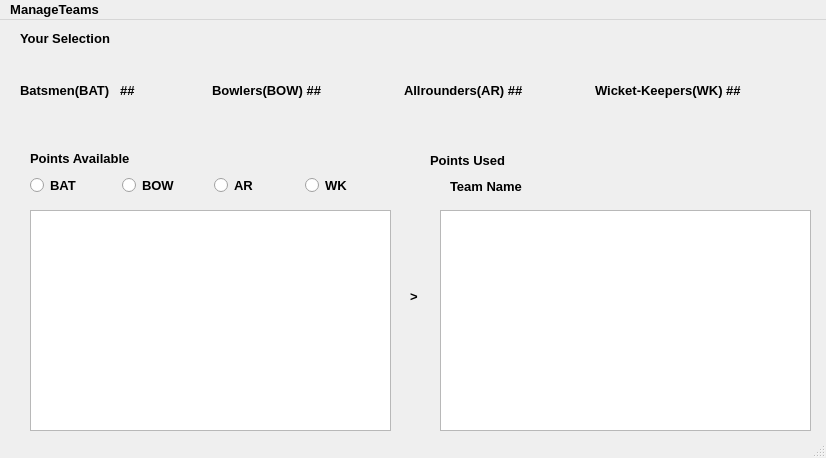
<?xml version="1.0" encoding="UTF-8"?>
<ui version="4.0">
 <class>MainWindow</class>
 <widget class="QMainWindow" name="MainWindow">
  <property name="geometry">
   <rect>
    <x>0</x>
    <y>0</y>
    <width>826</width>
    <height>458</height>
   </rect>
  </property>
  <property name="font">
   <font>
    <family>Arial</family>
    <pointsize>10</pointsize>
    <weight>75</weight>
    <bold>true</bold>
   </font>
  </property>
  <property name="windowTitle">
   <string>MainWindow</string>
  </property>
  <widget class="QWidget" name="centralwidget">
   <widget class="QWidget" name="horizontalLayoutWidget">
    <property name="geometry">
     <rect>
      <x>20</x>
      <y>30</y>
      <width>761</width>
      <height>80</height>
     </rect>
    </property>
    <layout class="QHBoxLayout" name="horizontalLayout">
     <item>
      <widget class="QLabel" name="label_2">
       <property name="font">
        <font>
         <family>Arial</family>
         <pointsize>10</pointsize>
         <weight>75</weight>
         <bold>true</bold>
        </font>
       </property>
       <property name="text">
        <string>Batsmen(BAT)   ##</string>
       </property>
      </widget>
     </item>
     <item>
      <widget class="QLabel" name="label_4">
       <property name="font">
        <font>
         <family>Arial</family>
         <pointsize>10</pointsize>
         <weight>75</weight>
         <bold>true</bold>
        </font>
       </property>
       <property name="text">
        <string>Bowlers(BOW) ##</string>
       </property>
      </widget>
     </item>
     <item>
      <widget class="QLabel" name="label_3">
       <property name="font">
        <font>
         <family>Arial</family>
         <pointsize>10</pointsize>
         <weight>75</weight>
         <bold>true</bold>
        </font>
       </property>
       <property name="text">
        <string>Allrounders(AR) ##</string>
       </property>
      </widget>
     </item>
     <item>
      <widget class="QLabel" name="label">
       <property name="font">
        <font>
         <family>Arial</family>
         <pointsize>10</pointsize>
         <weight>75</weight>
         <bold>true</bold>
        </font>
       </property>
       <property name="text">
        <string>Wicket-Keepers(WK) ##</string>
       </property>
      </widget>
     </item>
    </layout>
   </widget>
   <widget class="QLabel" name="label_5">
    <property name="geometry">
     <rect>
      <x>30</x>
      <y>130</y>
      <width>111</width>
      <height>16</height>
     </rect>
    </property>
    <property name="font">
     <font>
      <family>Arial</family>
      <pointsize>10</pointsize>
      <weight>75</weight>
      <bold>true</bold>
     </font>
    </property>
    <property name="text">
     <string>Points Available</string>
    </property>
   </widget>
   <widget class="QLabel" name="label_6">
    <property name="geometry">
     <rect>
      <x>430</x>
      <y>130</y>
      <width>91</width>
      <height>20</height>
     </rect>
    </property>
    <property name="font">
     <font>
      <family>Arial</family>
      <pointsize>10</pointsize>
      <weight>75</weight>
      <bold>true</bold>
     </font>
    </property>
    <property name="text">
     <string>Points Used</string>
    </property>
   </widget>
   <widget class="QLabel" name="label_7">
    <property name="geometry">
     <rect>
      <x>20</x>
      <y>10</y>
      <width>111</width>
      <height>16</height>
     </rect>
    </property>
    <property name="font">
     <font>
      <family>Arial</family>
      <pointsize>10</pointsize>
      <weight>75</weight>
      <bold>true</bold>
     </font>
    </property>
    <property name="text">
     <string>Your Selection</string>
    </property>
   </widget>
   <widget class="QWidget" name="horizontalLayoutWidget_2">
    <property name="geometry">
     <rect>
      <x>30</x>
      <y>150</y>
      <width>361</width>
      <height>31</height>
     </rect>
    </property>
    <layout class="QHBoxLayout" name="horizontalLayout_2">
     <item>
      <widget class="QRadioButton" name="radioButton_3">
       <property name="font">
        <font>
         <family>Arial</family>
         <pointsize>10</pointsize>
         <weight>75</weight>
         <bold>true</bold>
        </font>
       </property>
       <property name="text">
        <string>BAT</string>
       </property>
      </widget>
     </item>
     <item>
      <widget class="QRadioButton" name="radioButton_4">
       <property name="font">
        <font>
         <family>Arial</family>
         <pointsize>10</pointsize>
         <weight>75</weight>
         <bold>true</bold>
        </font>
       </property>
       <property name="text">
        <string>BOW</string>
       </property>
      </widget>
     </item>
     <item>
      <widget class="QRadioButton" name="radioButton_2">
       <property name="font">
        <font>
         <family>Arial</family>
         <pointsize>10</pointsize>
         <weight>75</weight>
         <bold>true</bold>
        </font>
       </property>
       <property name="text">
        <string>AR</string>
       </property>
      </widget>
     </item>
     <item>
      <widget class="QRadioButton" name="radioButton">
       <property name="font">
        <font>
         <family>Arial</family>
         <pointsize>10</pointsize>
         <weight>75</weight>
         <bold>true</bold>
        </font>
       </property>
       <property name="text">
        <string>WK</string>
       </property>
      </widget>
     </item>
    </layout>
   </widget>
   <widget class="QWidget" name="verticalLayoutWidget">
    <property name="geometry">
     <rect>
      <x>30</x>
      <y>190</y>
      <width>361</width>
      <height>221</height>
     </rect>
    </property>
    <layout class="QVBoxLayout" name="verticalLayout">
     <item>
      <widget class="QListView" name="listView"/>
     </item>
    </layout>
   </widget>
   <widget class="QLabel" name="label_9">
    <property name="geometry">
     <rect>
      <x>410</x>
      <y>270</y>
      <width>47</width>
      <height>13</height>
     </rect>
    </property>
    <property name="font">
     <font>
      <family>Arial</family>
      <pointsize>10</pointsize>
      <weight>75</weight>
      <bold>true</bold>
     </font>
    </property>
    <property name="text">
     <string>&gt;</string>
    </property>
   </widget>
   <widget class="QWidget" name="verticalLayoutWidget_2">
    <property name="geometry">
     <rect>
      <x>440</x>
      <y>190</y>
      <width>371</width>
      <height>221</height>
     </rect>
    </property>
    <layout class="QVBoxLayout" name="verticalLayout_2">
     <item>
      <widget class="QListView" name="listView_2"/>
     </item>
    </layout>
   </widget>
   <widget class="QLabel" name="label_8">
    <property name="geometry">
     <rect>
      <x>450</x>
      <y>156</y>
      <width>101</width>
      <height>21</height>
     </rect>
    </property>
    <property name="font">
     <font>
      <family>Arial</family>
      <pointsize>10</pointsize>
      <weight>75</weight>
      <bold>true</bold>
     </font>
    </property>
    <property name="text">
     <string>Team Name</string>
    </property>
   </widget>
   <widget class="QLabel" name="label_10">
    <property name="geometry">
     <rect>
      <x>550</x>
      <y>150</y>
      <width>231</width>
      <height>31</height>
     </rect>
    </property>
    <property name="text">
     <string/>
    </property>
   </widget>
  </widget>
  <widget class="QMenuBar" name="menubar">
   <property name="geometry">
    <rect>
     <x>0</x>
     <y>0</y>
     <width>826</width>
     <height>22</height>
    </rect>
   </property>
   <widget class="QMenu" name="menuManageTeams">
    <property name="title">
     <string>ManageTeams</string>
    </property>
    <addaction name="actionNEW_Team"/>
    <addaction name="actionOPEN_Team"/>
    <addaction name="actionSAVE_Team"/>
    <addaction name="actionEVALUATE_Team"/>
   </widget>
   <addaction name="menuManageTeams"/>
  </widget>
  <widget class="QStatusBar" name="statusbar"/>
  <action name="actionOPEN_Team">
   <property name="text">
    <string>OPEN Team</string>
   </property>
  </action>
  <action name="actionSAVE_Team">
   <property name="text">
    <string>SAVE Team</string>
   </property>
  </action>
  <action name="actionEVALUATE_Team">
   <property name="text">
    <string>EVALUATE Team</string>
   </property>
  </action>
  <action name="actionNEW_Team">
   <property name="text">
    <string>NEW Team</string>
   </property>
  </action>
 </widget>
 <resources/>
 <connections/>
</ui>
